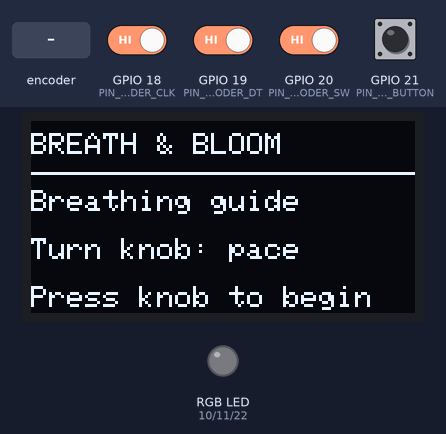
A sketch run on a simulated ESP32. On the bench: 128×64 one-colour display, an RGB LED mixed from three pins (HIGH = lit). Inputs (shaded band) come from the test bench; at power-on: GPIO 18 (PIN_ENCODER_CLK), GPIO 19 (PIN_ENCODER_DT), GPIO 20 (PIN_ENCODER_SW), GPIO 21 (PIN_MODE_BUTTON) HIGH. Dim RGB values are drawn brighter than linear; nothing arrives over Bluetooth unless stated; a phone connects over Bluetooth LE 3 s after start; what the sketch prints to the serial monitor is not drawn.

Above: at 1.2 s.
1.3 s: GPIO 20 (PIN_ENCODER_SW) driven LOW
At 1.9 s:
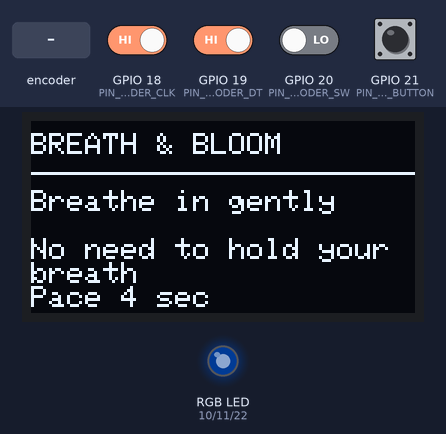
3.7 s: GPIO 21 (PIN_MODE_BUTTON) pulled LOW for 0.15 s
At 4.8 s:
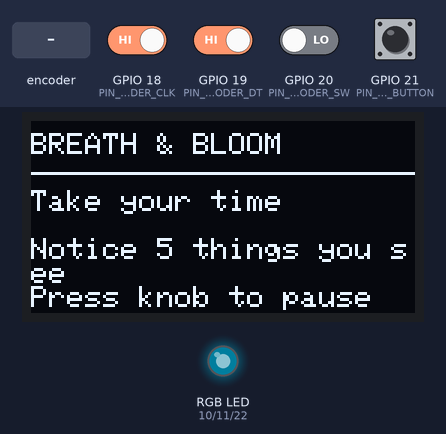
5.3 s: GPIO 21 (PIN_MODE_BUTTON) pulled LOW for 1 s
At 5.46 s:
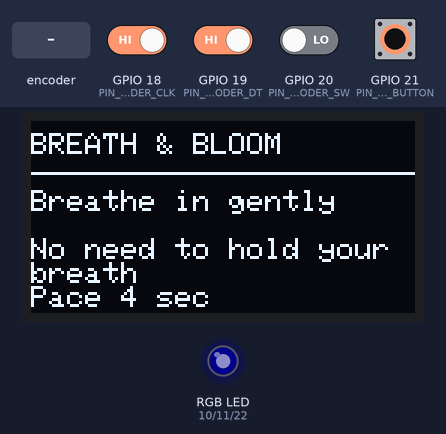
6.9 s: rotary encoder on GPIO 18 (PIN_ENCODER_CLK) / GPIO 19 (PIN_ENCODER_DT) turned 1 step (first pin leading)
At 10.03 s:
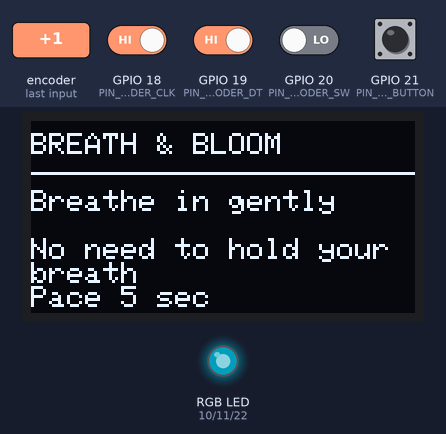
10.1 s: rotary encoder on GPIO 18 (PIN_ENCODER_CLK) / GPIO 19 (PIN_ENCODER_DT) turned 1 step (first pin leading)
At 11.79 s:
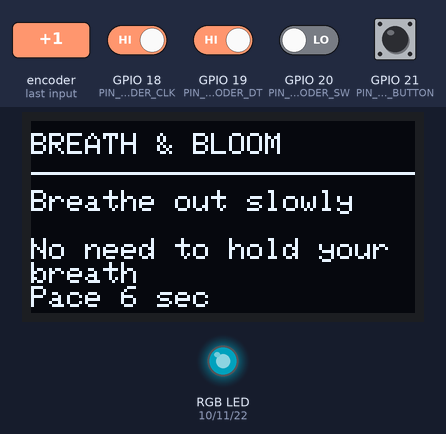
13.1 s: GPIO 21 (PIN_MODE_BUTTON) pulled LOW for 3.2 s
At 20.8 s:
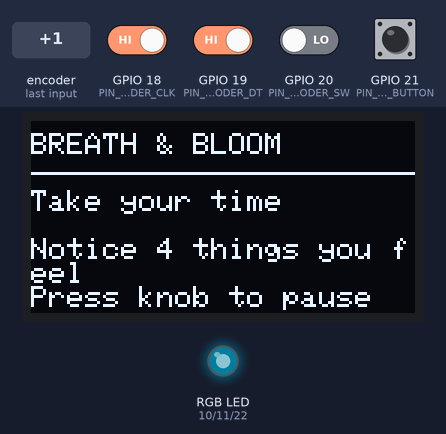
Timing chart, 0 to 22.3 s (numbered marks = the images above; inputs shaded):
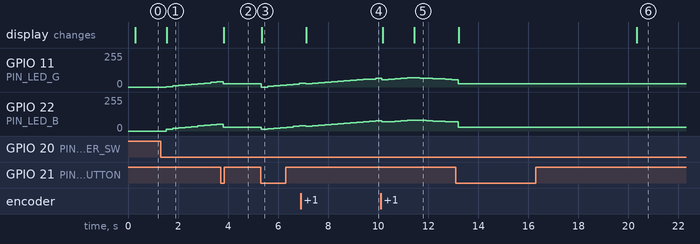

The sketch:

BreathBloom.ino
```cpp
/*
  Breath & Bloom prototype firmware
  Target: ESP32-C6-DevKitC-1, Arduino-ESP32 3.x, NimBLE-Arduino 2.x
  OLED: SSD1306 I2C, 128x64, address 0x3C (verify your module)
  RGB LED: one discrete common-cathode LED with a resistor per color

  BLE sends only device state (mode/phase/pace). It does not collect or store
  mood, identity, location, or session history.
*/
#include <Arduino.h>
#include <Wire.h>
#include <Adafruit_GFX.h>
#include <Adafruit_SSD1306.h>
#include <NimBLEDevice.h>

static constexpr uint8_t PIN_SDA = 6;
static constexpr uint8_t PIN_SCL = 7;
static constexpr uint8_t PIN_ENCODER_CLK = 18;
static constexpr uint8_t PIN_ENCODER_DT = 19;
static constexpr uint8_t PIN_ENCODER_SW = 20;
static constexpr uint8_t PIN_MODE_BUTTON = 21;
static constexpr uint8_t PIN_LED_R = 10;
static constexpr uint8_t PIN_LED_G = 11;
static constexpr uint8_t PIN_LED_B = 22;
static constexpr uint8_t SCREEN_WIDTH = 128;
static constexpr uint8_t SCREEN_HEIGHT = 64;

static const char *SERVICE_UUID = "7a4e0001-7c7f-4f2e-9d8d-8e1e2c4b0100";
static const char *STATE_UUID   = "7a4e0002-7c7f-4f2e-9d8d-8e1e2c4b0100";
static const char *COMMAND_UUID = "7a4e0003-7c7f-4f2e-9d8d-8e1e2c4b0100";

Adafruit_SSD1306 display(SCREEN_WIDTH, SCREEN_HEIGHT, &Wire, -1);
NimBLECharacteristic *stateCharacteristic = nullptr;
NimBLECharacteristic *commandCharacteristic = nullptr;
NimBLEServer *bleServer = nullptr;

enum class Mode : uint8_t { Breath, Grounding };
Mode mode = Mode::Breath;
bool running = false;
uint8_t paceSeconds = 4;
uint8_t lastClk = HIGH;
uint8_t lastEncoderButton = HIGH;
uint8_t lastModeButton = HIGH;
uint32_t encoderDebounceAt = 0;
uint32_t modeDebounceAt = 0;
uint32_t startedAt = 0;
uint32_t lastDisplayAt = 0;
uint32_t lastNotifyAt = 0;
String lastState = "";
String lastCommand = "";

const char *groundingPrompts[] = {
  "Notice 5 things you see",
  "Notice 4 things you feel",
  "Notice 3 things you hear",
  "Notice 2 things you smell",
  "Notice 1 thing you taste"
};
static constexpr uint8_t GROUNDING_STEPS = 5;

void setRgb(uint8_t red, uint8_t green, uint8_t blue) {
  // For a common-cathode LED, duty 0 is off and 255 is brightest.
  ledcWrite(PIN_LED_R, red);
  ledcWrite(PIN_LED_G, green);
  ledcWrite(PIN_LED_B, blue);
}

void showScreen(const String &line1, const String &line2, const String &line3 = "") {
  display.clearDisplay();
  display.setTextColor(SSD1306_WHITE);
  display.setTextSize(1);
  display.setCursor(0, 4);
  display.println("BREATH & BLOOM");
  display.drawLine(0, 17, 127, 17, SSD1306_WHITE);
  display.setCursor(0, 23);
  display.println(line1);
  display.setCursor(0, 39);
  display.println(line2);
  display.setCursor(0, 55);
  display.println(line3);
  display.display();
}

void publishState(const String &eventName, const String &phase, uint8_t remaining) {
  const String modeName = mode == Mode::Breath ? "breath" : "grounding";
  char payload[150];
  snprintf(payload, sizeof(payload),
           "{\"v\":1,\"event\":\"%s\",\"mode\":\"%s\",\"phase\":\"%s\",\"remaining\":%u,\"pace\":%u}",
           eventName.c_str(), modeName.c_str(), phase.c_str(), remaining, paceSeconds);
  const String state(payload);
  if (state == lastState || stateCharacteristic == nullptr) return;
  lastState = state;
  stateCharacteristic->setValue(state.c_str());
  if (bleServer != nullptr && bleServer->getConnectedCount() > 0) {
    stateCharacteristic->notify();
  }
  lastNotifyAt = millis();
}

void handleCommand(const String &command) {
  if (command == "start") {
    running = true;
    startedAt = millis();
  } else if (command == "pause") {
    running = false;
  } else if (command == "stop") {
    running = false;
    setRgb(0, 0, 0);
  } else if (command == "mode:breath") {
    mode = Mode::Breath;
    startedAt = millis();
  } else if (command == "mode:grounding") {
    mode = Mode::Grounding;
    startedAt = millis();
  }
  lastState = ""; // Force the next state publication.
}

class DeviceCallbacks : public NimBLEServerCallbacks {
  void onDisconnect(NimBLEServer *server, NimBLEConnInfo &connInfo, int reason) override {
    (void)connInfo;
    (void)reason;
    NimBLEDevice::startAdvertising();
  }
};

void setupBle() {
  NimBLEDevice::init("Manasika-BreathBloom");
  bleServer = NimBLEDevice::createServer();
  bleServer->setCallbacks(new DeviceCallbacks());
  NimBLEService *service = bleServer->createService(SERVICE_UUID);
  stateCharacteristic = service->createCharacteristic(
      STATE_UUID, NIMBLE_PROPERTY::READ | NIMBLE_PROPERTY::NOTIFY);
  commandCharacteristic = service->createCharacteristic(
      COMMAND_UUID, NIMBLE_PROPERTY::WRITE);
  stateCharacteristic->setValue("{\"v\":1,\"event\":\"ready\",\"mode\":\"breath\",\"phase\":\"idle\",\"remaining\":0,\"pace\":4}");
  service->start();
  NimBLEAdvertising *advertising = NimBLEDevice::getAdvertising();
  advertising->addServiceUUID(SERVICE_UUID);
  advertising->setName("Manasika-BreathBloom");
  advertising->start();
}

void pollEncoder() {
  const uint8_t clk = digitalRead(PIN_ENCODER_CLK);
  if (lastClk == HIGH && clk == LOW) {
    const int direction = digitalRead(PIN_ENCODER_DT) != clk ? 1 : -1;
    const int nextPace = constrain(static_cast<int>(paceSeconds) + direction, 3, 8);
    if (nextPace != paceSeconds) {
      paceSeconds = static_cast<uint8_t>(nextPace);
      lastState = "";
    }
  }
  lastClk = clk;

  const uint8_t encoderButton = digitalRead(PIN_ENCODER_SW);
  if (encoderButton == LOW && lastEncoderButton == HIGH && millis() - encoderDebounceAt > 45) {
    encoderDebounceAt = millis();
    running = !running;
    if (running) startedAt = millis();
    lastState = "";
  }
  lastEncoderButton = encoderButton;

  const uint8_t modeButton = digitalRead(PIN_MODE_BUTTON);
  if (modeButton == LOW && lastModeButton == HIGH && millis() - modeDebounceAt > 45) {
    modeDebounceAt = millis();
    mode = mode == Mode::Breath ? Mode::Grounding : Mode::Breath;
    startedAt = millis();
    lastState = "";
  }
  lastModeButton = modeButton;
}

void processBleCommand() {
  if (commandCharacteristic == nullptr) return;
  const std::string raw = commandCharacteristic->getValue();
  if (raw.empty()) return;
  const String command(raw.c_str());
  commandCharacteristic->setValue("");
  if (command == lastCommand) lastCommand = "";
  lastCommand = command;
  handleCommand(command);
}

void updateExercise() {
  const uint32_t now = millis();
  if (!running) {
    setRgb(0, 0, 0);
    showScreen(mode == Mode::Breath ? "Breathing guide" : "Grounding guide",
               mode == Mode::Breath ? "Turn knob: pace" : "5-4-3-2-1 senses",
               "Press knob to begin");
    publishState("status", "idle", 0);
    return;
  }

  const uint32_t elapsed = now - startedAt;
  if (mode == Mode::Breath) {
    const uint32_t inhaleMs = static_cast<uint32_t>(paceSeconds) * 1000UL;
    const uint32_t exhaleMs = static_cast<uint32_t>(paceSeconds + 2) * 1000UL;
    const uint32_t cycleMs = inhaleMs + exhaleMs;
    const uint32_t cyclePosition = elapsed % cycleMs;
    const bool inhaling = cyclePosition < inhaleMs;
    const uint32_t phasePosition = inhaling ? cyclePosition : cyclePosition - inhaleMs;
    const uint32_t phaseDuration = inhaling ? inhaleMs : exhaleMs;
    const uint8_t remaining = static_cast<uint8_t>((phaseDuration - phasePosition + 999) / 1000);
    const uint8_t brightness = static_cast<uint8_t>(inhaling
        ? (phasePosition * 70UL / inhaleMs)
        : (70UL - phasePosition * 70UL / exhaleMs));
    setRgb(0, brightness, static_cast<uint8_t>(brightness + 12));
    const String phase = inhaling ? "inhale" : "exhale";
    showScreen(inhaling ? "Breathe in gently" : "Breathe out slowly",
               "No need to hold your breath", String("Pace ") + paceSeconds + " sec");
    publishState("phase", phase, remaining);
  } else {
    const uint8_t step = static_cast<uint8_t>((elapsed / 7000UL) % GROUNDING_STEPS);
    setRgb(0, 24, 30);
    showScreen("Take your time", groundingPrompts[step], "Press knob to pause");
    publishState("prompt", String("step-") + (step + 1), 7 - ((elapsed / 1000UL) % 7));
  }
}

void setup() {
  Serial.begin(115200);
  pinMode(PIN_ENCODER_CLK, INPUT_PULLUP);
  pinMode(PIN_ENCODER_DT, INPUT_PULLUP);
  pinMode(PIN_ENCODER_SW, INPUT_PULLUP);
  pinMode(PIN_MODE_BUTTON, INPUT_PULLUP);
  ledcAttach(PIN_LED_R, 2000, 8);
  ledcAttach(PIN_LED_G, 2000, 8);
  ledcAttach(PIN_LED_B, 2000, 8);
  setRgb(0, 0, 0);

  Wire.begin(PIN_SDA, PIN_SCL);
  if (!display.begin(SSD1306_SWITCHCAPVCC, 0x3C)) {
    Serial.println("OLED not found. Check SDA/SCL, power, and I2C address.");
  } else {
    showScreen("Starting up...", "USB power only", "BLE: initializing");
  }
  setupBle();
  Serial.println("Breath & Bloom ready; connect to Manasika-BreathBloom.");
}

void loop() {
  pollEncoder();
  processBleCommand();
  if (millis() - lastDisplayAt >= 250) {
    lastDisplayAt = millis();
    updateExercise();
  }
  delay(5);
}
```

Measured:
- after the input at 1.3 s, GPIO 11 (PIN_LED_G): moves from 0/255 to 39/255 over 2.0 s, starting after 0.23 s; GPIO 22 (PIN_LED_B): moves from 0/255 to 51/255 over 2.0 s, starting after 0.23 s; the display: changes after 0.25 s (image 1)
- after the input at 3.7 s, the display: changes after 0.13 s (image 2)
- after the input at 5.3 s, GPIO 11 (PIN_LED_G): 24/255 → 0/255 at once, → 4/255 0.25 s later, → 9/255 0.25 s later, → 13/255 0.25 s later, … (7 changes in this stretch); GPIO 22 (PIN_LED_B): 30/255 → 12/255 at once, → 16/255 0.25 s later, → 21/255 0.25 s later, → 25/255 0.25 s later, … (7 changes in this stretch)
- after the input at 6.9 s, the display: changes after 0.23 s (image 4)
- after the input at 10.1 s, the display: first changes after 0.08 s (image 5 shows a later state)
- after the input at 13.1 s, the display: first changes after 0.12 s (image 6 shows a later state)
